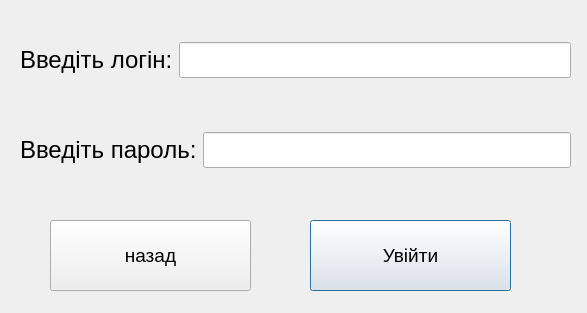
<?xml version="1.0" encoding="UTF-8"?>
<ui version="4.0">
 <class>password</class>
 <widget class="QDialog" name="password">
  <property name="geometry">
   <rect>
    <x>0</x>
    <y>0</y>
    <width>587</width>
    <height>313</height>
   </rect>
  </property>
  <property name="windowTitle">
   <string>Dialog</string>
  </property>
  <widget class="QWidget" name="horizontalLayoutWidget">
   <property name="geometry">
    <rect>
     <x>20</x>
     <y>20</y>
     <width>551</width>
     <height>80</height>
    </rect>
   </property>
   <layout class="QHBoxLayout" name="horizontalLayout">
    <item>
     <widget class="QLabel" name="label">
      <property name="font">
       <font>
        <pointsize>18</pointsize>
       </font>
      </property>
      <property name="text">
       <string>Введіть логін:</string>
      </property>
     </widget>
    </item>
    <item>
     <widget class="QLineEdit" name="login">
      <property name="font">
       <font>
        <pointsize>18</pointsize>
       </font>
      </property>
     </widget>
    </item>
   </layout>
  </widget>
  <widget class="QWidget" name="horizontalLayoutWidget_2">
   <property name="geometry">
    <rect>
     <x>20</x>
     <y>110</y>
     <width>551</width>
     <height>80</height>
    </rect>
   </property>
   <layout class="QHBoxLayout" name="horizontalLayout_2">
    <item>
     <widget class="QLabel" name="label_2">
      <property name="font">
       <font>
        <pointsize>18</pointsize>
       </font>
      </property>
      <property name="text">
       <string>Введіть пароль:</string>
      </property>
     </widget>
    </item>
    <item>
     <widget class="QLineEdit" name="password_2">
      <property name="font">
       <font>
        <pointsize>18</pointsize>
       </font>
      </property>
      <property name="echoMode">
       <enum>QLineEdit::Password</enum>
      </property>
     </widget>
    </item>
   </layout>
  </widget>
  <widget class="QPushButton" name="pushButton">
   <property name="geometry">
    <rect>
     <x>310</x>
     <y>220</y>
     <width>201</width>
     <height>71</height>
    </rect>
   </property>
   <property name="font">
    <font>
     <pointsize>14</pointsize>
    </font>
   </property>
   <property name="text">
    <string>Увійти</string>
   </property>
  </widget>
  <widget class="QPushButton" name="pushButton_2">
   <property name="geometry">
    <rect>
     <x>50</x>
     <y>220</y>
     <width>201</width>
     <height>71</height>
    </rect>
   </property>
   <property name="font">
    <font>
     <pointsize>14</pointsize>
    </font>
   </property>
   <property name="text">
    <string>назад</string>
   </property>
  </widget>
 </widget>
 <resources/>
 <connections/>
</ui>
